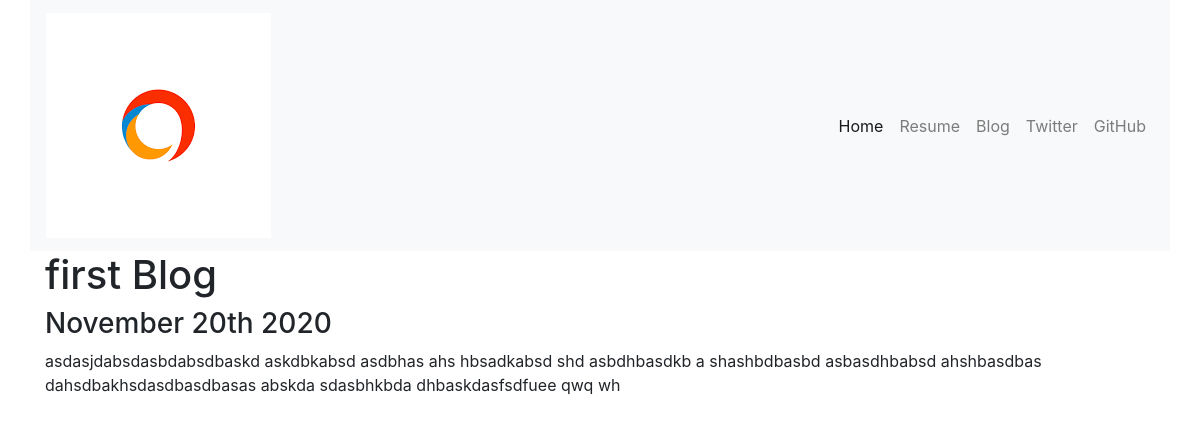
Page /blog/1/ on the committed database.
### blog/models.py (models this page shows, shortened)
class Blog(models.Model):
    title = models.CharField(max_length=200)
    description = models.TextField()
    date = models.DateField()

### blog/views.py (the view)
# urls.py: path('<int:blog_id>/', views.detail, name='detail'),
def detail(request, blog_id):
    blog = get_object_or_404(Blog, pk=blog_id)
    return render(request, 'blog/detail.html', {'blog': blog})

### blog/templates/blog/detail.html
{% extends 'portfolio/base.html'%} {% block content %}
<h1>{{blog.title}}</h1>
<h3>{{ blog.date|date:'F yS Y'}}</h3>
<p>{{blog.description|safe}}</p>
{% endblock %}

### rows in the picture
Blog: title "first Blog", date "November 20th 2020", description "asdasjdabsdasbdabsdbaskd askdbkabsd asdbhas ahs hbsadkabsd shd asbdhbasdkb a shashbdbasbd asbasdhbabsd ahshbasdbas dahsdbakhsdasdbasdbasas abskda sdasbhkbda dhbaskdasfsdfuee qwq wh"
